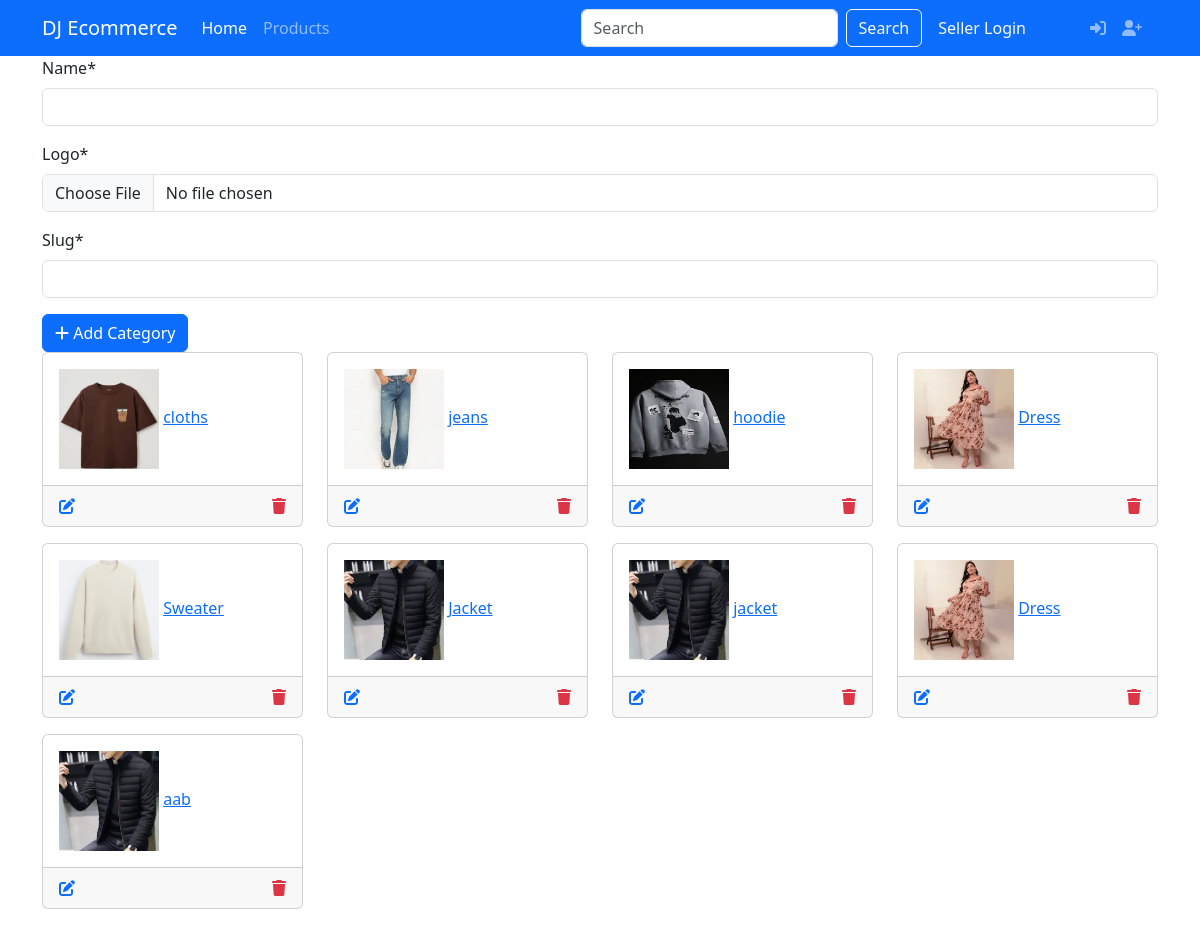
The page /category/ on the database its author committed.
### products/models.py (models this page shows, shortened)
class Category(models.Model):
    name = models.CharField(max_length=255)
    logo = models.ImageField(upload_to='category/')
    slug = models.SlugField(max_length=255, unique = True)

### products/views.py (the view)
# urls.py: path('category/', category_list, name='category_list'),
def category_list(request):
    return render(
        request,
        'products/category_list.html',
        {
            'categories': Category.objects.all(),
            'form': CategoryForm()
        }
    )

### products/forms.py
class CategoryForm(forms.ModelForm):
    class Meta:
        model = Category
        fields = '__all__'

### templates/products/category_list.html (shortened to what this page needs)
{% extends 'layout/base.html' %}
{% load static %}
{% load crispy_forms_tags %}
{% block content %}
<div class="container">
    <div class="row">
        <form action="{% url 'category_create' %}" method="post" enctype="multipart/form-data">
            {{ form|crispy }}
            <button class="btn btn-primary">
                <i class="fas fa-plus"></i> Add Category
            </button>
        </form>
    </div>
    <div class="row">
        {% for item in categories %}
        <div class="col-md-3 mb-3">
            <div class="card">
                <div class="card-body">
                    <img src="{{item.logo.url}}" alt="logo" width="100" height="100" class="rouded-5">
                    <a href="{% url 'product_list_by_category' item.slug %}">
                        {{ item.name }}
                    </a>
                </div>
                <div class="card-footer ">
                    <div class="d-flex justify-content-between">
                        <a href="{% url 'category_edit' item.slug %}">
                            <i class="fas fa-edit"></i>
                        </a>
                        <a href="{% url 'category_delete' item.slug %}">
                            <i class="fas fa-trash text-danger"></i>
                        </a>
                    </div>
                </div>
            </div>
        </div>
        {% empty %}
        <h4>No category available</h4>
        {% endfor %}
    </div>
</div>
{% endblock content %}

### rows shown on the page
Category: logo (picture), name "cloths"
Category: logo (picture), name "jeans"
Category: logo (picture), name "hoodie"
Category: logo (picture), name "Dress"
Category: logo (picture), name "Sweater"
Category: logo (picture), name "Jacket"
Category: logo (picture), name "jacket"
Category: logo (picture), name "Dress"
Category: logo (picture), name "aab"
